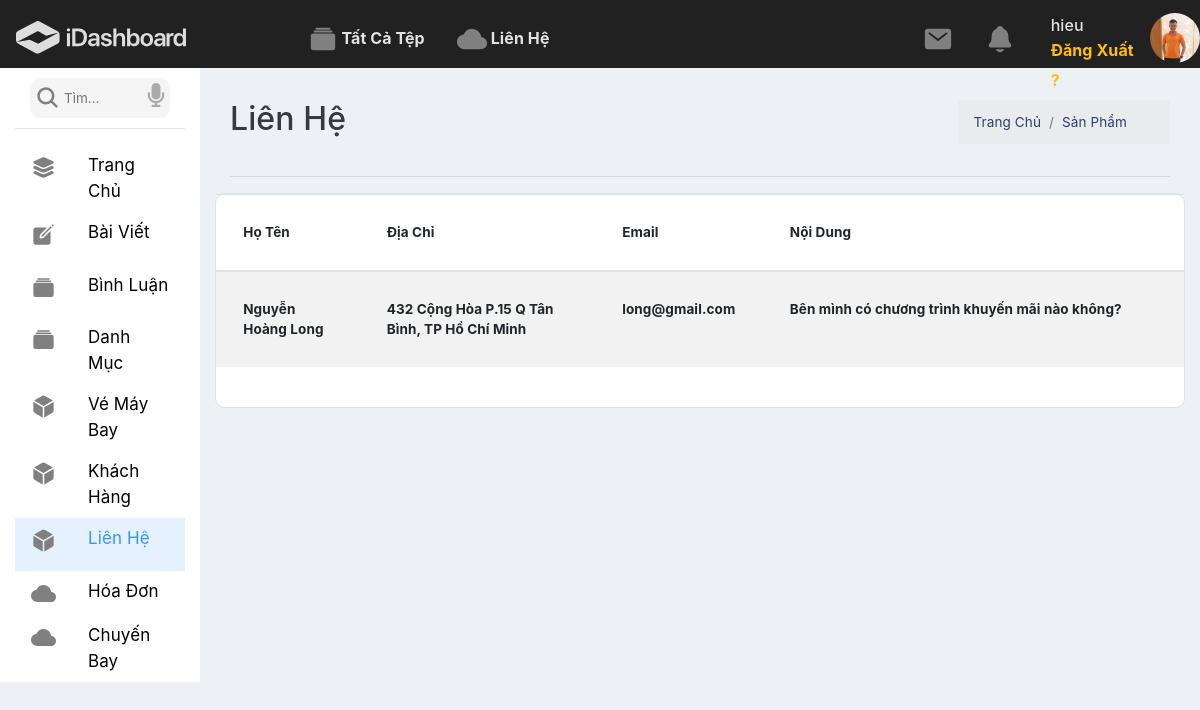
The page /admin/index.php?ctrl=lienhe&act=index (signed in) on the database its author committed.
### tables this page shows
CREATE TABLE IF NOT EXISTS `lienhe` (
  `hovaten` varchar(100) NOT NULL,
  `email` varchar(150) NOT NULL,
  `diachi` varchar(100) NOT NULL,
  `noidung` varchar(200) NOT NULL
);

### system/database.php (called while the page is built, shortened)
<?php
function connect(){
    try {
        $ConnectionOption = array
            (
                PDO::MYSQL_ATTR_INIT_COMMAND => "SET NAMES 'utf8'",
                PDO::ATTR_ERRMODE => PDO::ERRMODE_EXCEPTION,
            );
        $conn = new PDO ('mysql:host='.HOST_DB.';dbname='.NAME_DB.';charset=utf8', USER_DB, PASS_DB, $ConnectionOption);
        $conn->setAttribute(PDO::ATTR_ERRMODE, PDO::ERRMODE_EXCEPTION);
        return $conn;
    } catch(PDOException $e) {
      echo "Lỗi Kết Nối database: " . $e->getMessage();
    }
}
function result1($fe,$sql){
    $sqlValue = array_slice(func_get_args(),2);
    try {
        $conn = connect();
        $stmt = $conn->prepare($sql);
        $stmt->execute($sqlValue);
        if($fe===0)return $stmt->fetchAll();elseif($fe===1)return $stmt->fetch(PDO::FETCH_ASSOC);
    } catch (PDOException $e) {
        echo "Lỗi: " . $e->getMessage();
    }
    finally{
        unset($conn);
    }
}
?>

### admin/models/lienhe.php (called while the page is built)
<?php
    function showAllLienhe() {
        $sql = "select * from lienhe";
        return result1(0,$sql);
    }
?>

### admin/views/lienheindex.php (the view)
<div class="col-lg-10">
    <div class="container-fluid">
        <div class="row d-flex justify-content-between mt-3">
            <div class="col-lg-4 text-dark mt-3">
                <h2>Liên Hệ</h2>
            </div>
            <div class="col-lg-3 mt-3">
                <nav aria-label="breadcrumb ">
                    <ol class="breadcrumb">
                        <li class="breadcrumb-item"><a href="#">Trang Chủ</a></li>
                        <li class="breadcrumb-item"><a href="#">Sản Phẩm</a></li>
                    </ol>
                </nav>
            </div>
        </div>
        <hr>
        <div class="row mt-3">
            <div class="col-lg-12 bg-white pb-4 border">
                <div class="row d-flex justify-content-center">
                    <table class="table table-striped table-inverse table-responsive">
                        <thead class="thead-inverse">
                            <tr>
                                <th width="15%">Họ Tên</th>
                                <th width="25%">Địa Chỉ</th>
                                <th width="15%">Email</th>
                                <th width="45%">Nội Dung</th>
                            </tr>
                        </thead>
                        <tbody>
                            <?php foreach($showAllLienhe as $lh) { ?>
                            <tr>
                                <th><?=$lh['hovaten']?></th>
                                <th><?=$lh['diachi']?></th>
                                <th><?=$lh['email']?></th>
                                <th><?=$lh['noidung']?></th>
                            </tr>
                            <?php } ?>
                        </tbody>
                    </table>
                </div>
            </div>
        </div>
    </div>
</div>

### admin/views/css/style.css (style rules this page uses)
a, a:hover, a:active { text-decoration: none !important; color: #303e67; }
body { margin: 0; overflow-x: hidden !important; font-size: .845rem; background-color: #edf0f5; color: rgba(0, 0, 0, 0.95); min-height: 100vh; letter-spacing: 0.1px; line-height: 1.5; font-family: "Inter", sans-serif; }
.bg-white { background-color: white; }
.border { border-radius: 10px; }
ul, li { list-style: none; padding: 0; margin: 0; }
.table td, .table th { padding: 1.7rem; }

### rows shown on the page
lienhe: hovaten "Nguyễn Hoàng Long", diachi "432 Cộng Hòa P.15 Q Tân Bình, TP Hồ Chí Minh", email "long@gmail.com", noidung "Bên mình có chương trình khuyến mãi nào không?"

### other values the page prints
$_SESSION['suser'] "hieu"
